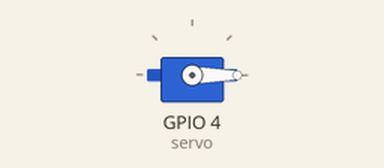
Recording of a program running on a simulated ESP32 board running MicroPython. Shown: servo. Servo angles are drawn from the pulse width (0.5 ms = 0°, 2.5 ms = 180°).

Above: at 0.05 s.
At 4.0 s:
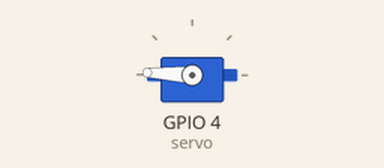
Timing chart, 0 to 5.2 s (numbered marks = the images above):
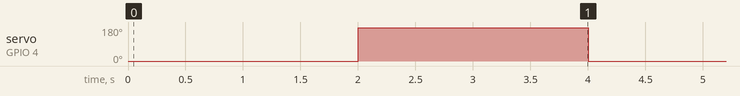

The program:

step2_servo_test.py
```python
from machine import Pin, PWM
import time

servo = PWM(Pin(4))  # IO4 를 서보용으로 (서보는 1초에 50번 신호)
servo.freq(50)

while True:  # 계속 반복
    servo.duty_u16(1638)  # 닫힌 자리
    time.sleep(2)  # 2초 기다리기
    servo.duty_u16(8100)  # 열린 자리
    time.sleep(2)
```

Measured:
- by itself, servo on GPIO 4 (servo): alternates 177° for 2.0 s and 0° for 2.0 s
